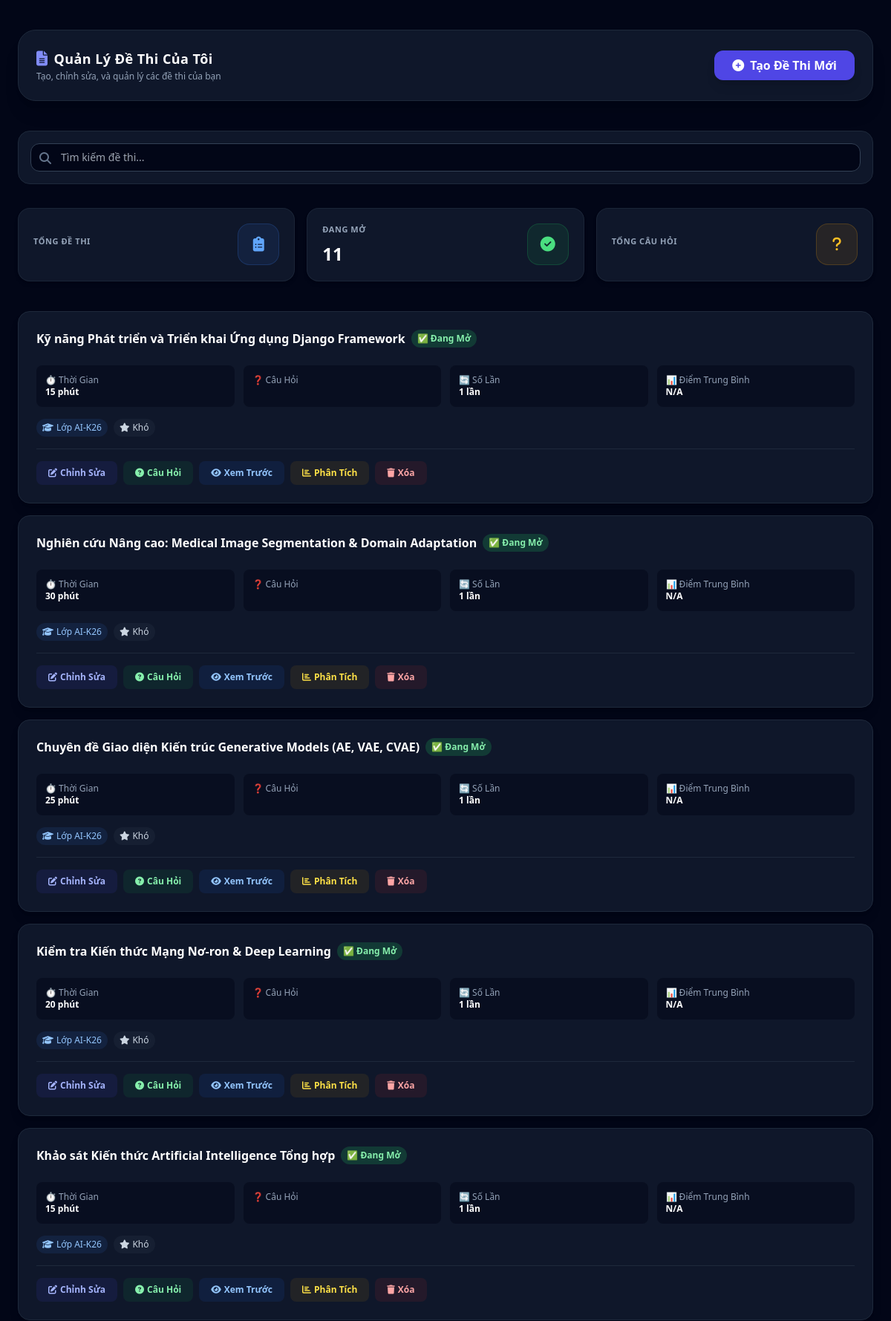
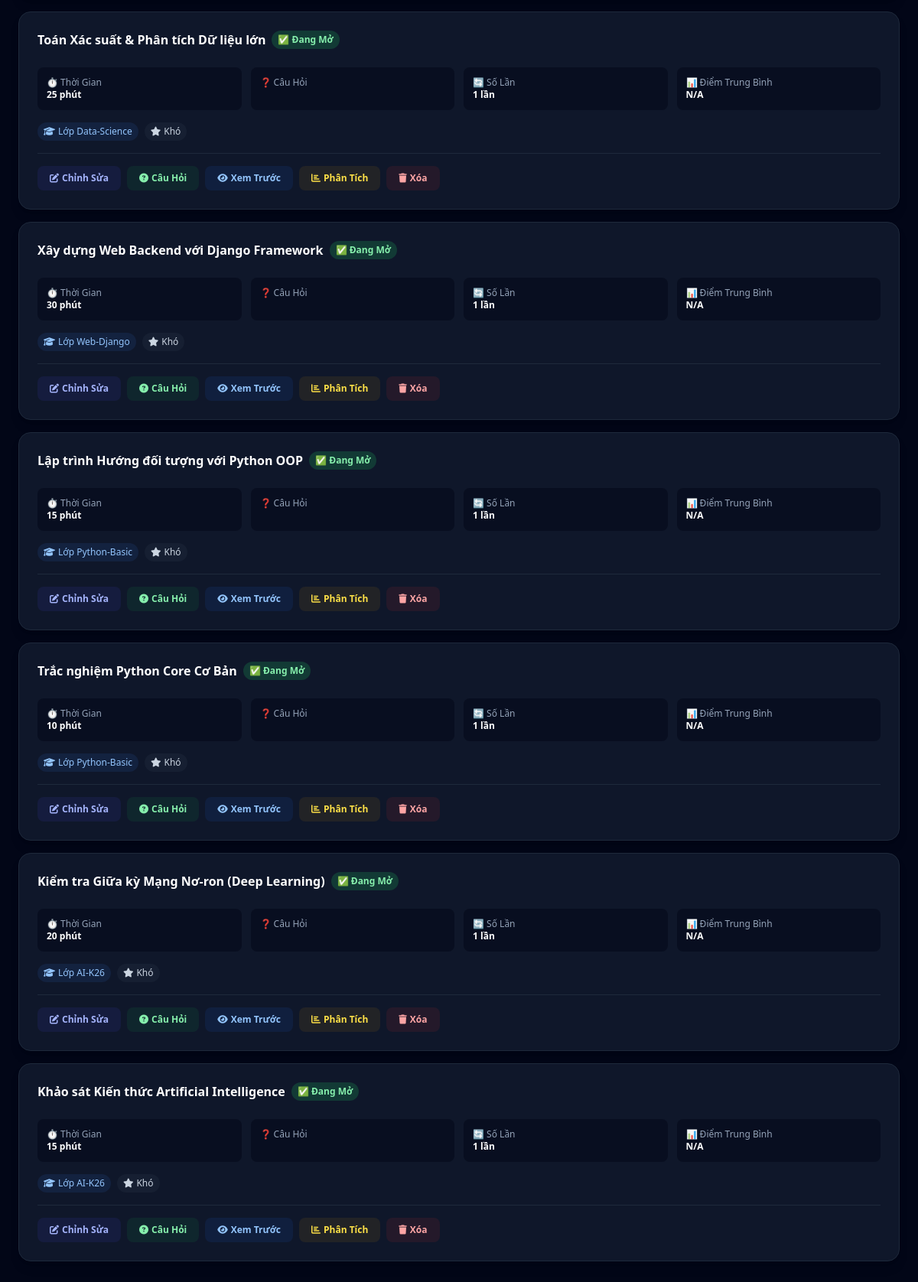
Page /teacher/exams/ (signed in) on the earlier database version (2 pictures, top to bottom).
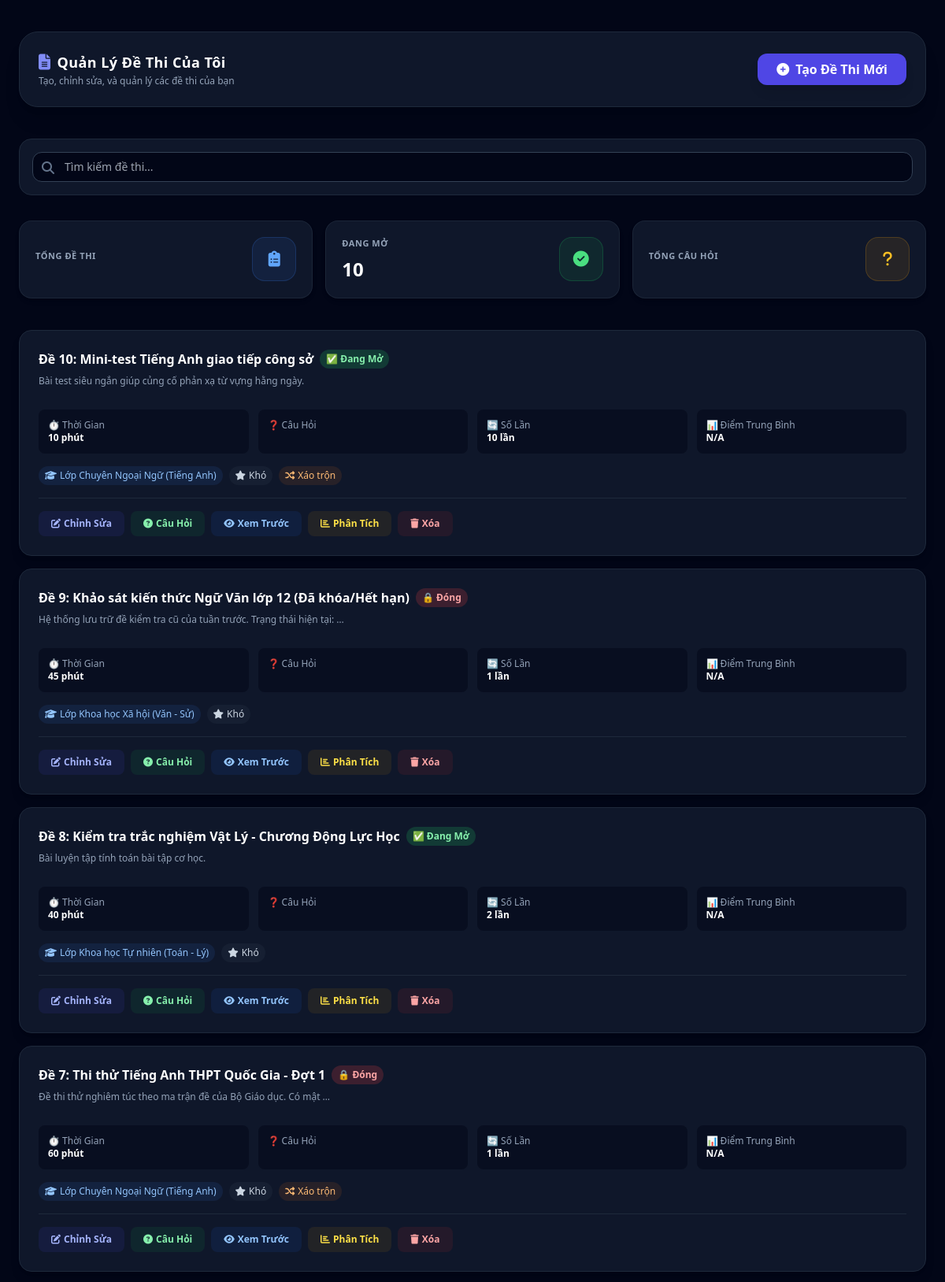
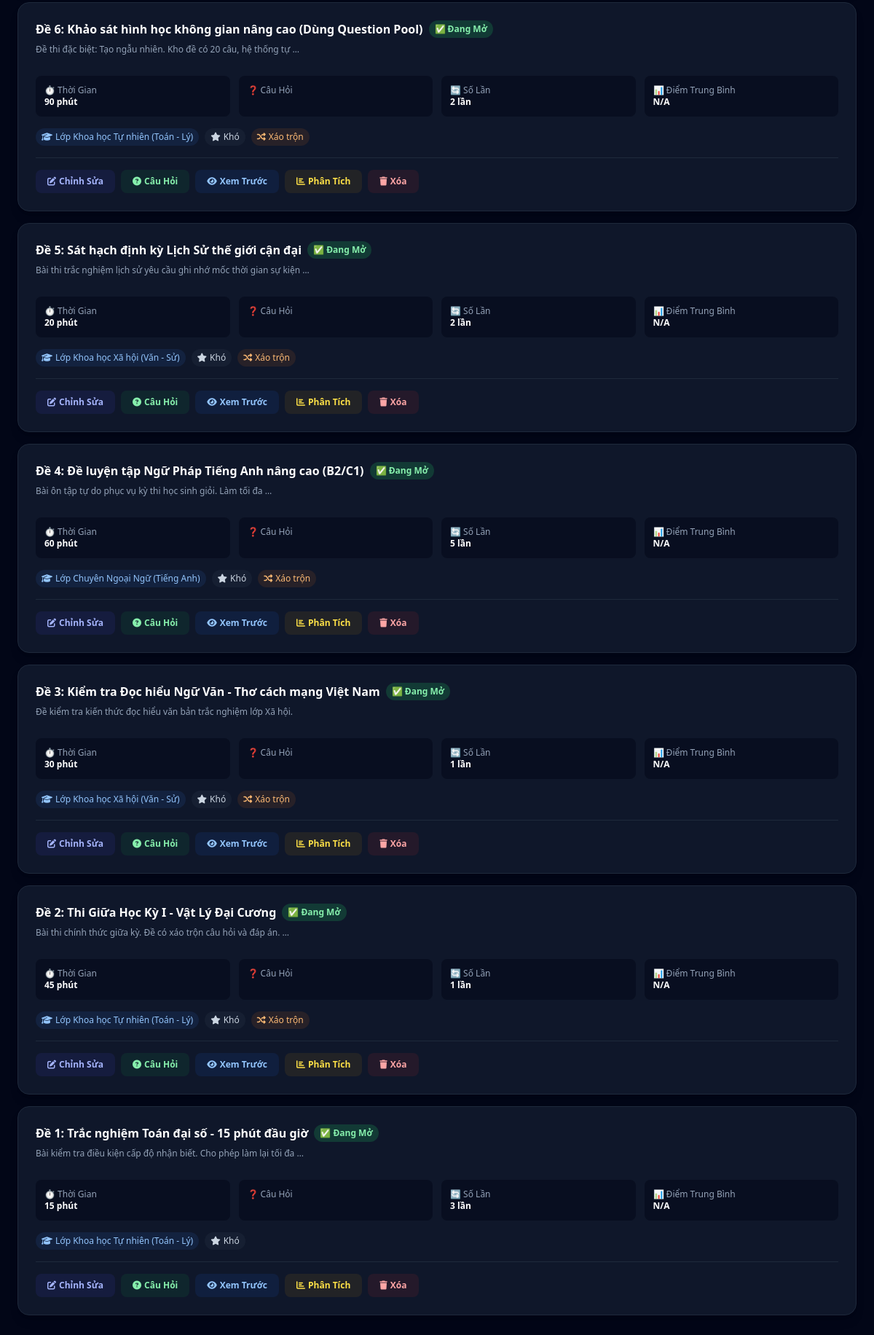
Same page on the later database version (2 pictures, top to bottom).
### quiz/models.py (models this page shows, shortened)
class Exam(models.Model):
    title = models.CharField(max_length=200, verbose_name="Tên đề thi")
    duration = models.IntegerField(verbose_name="Thời gian (phút)")
    classroom = models.ForeignKey(
        Classroom,
        on_delete=models.SET_NULL, \
        null=True, \
        blank=True, \
        related_name="exams", \
        verbose_name="Dành cho lớp"
    )
    teacher = models.ForeignKey(User, on_delete=models.SET_NULL, null=True, blank=True, related_name="created_exams", verbose_name="Giáo viên")
    created_at = models.DateTimeField(auto_now_add=True, verbose_name="Ngày tạo", null=True, blank=True)
    start_date = models.DateTimeField(null=True, blank=True, verbose_name="Bắt đầu vào", help_text="Để trống = mở ngay lập tức")
    end_date = models.DateTimeField(null=True, blank=True, verbose_name="Kết thúc lúc", help_text="Để trống = không có deadline")
    description = models.TextField(blank=True, null=True, verbose_name="Mô tả đề thi")
    show_timer = models.BooleanField(default=True, verbose_name="Hiển thị bộ đếm thời gian")
    time_warning_minutes = models.PositiveIntegerField(
        default=5,
        validators=[MinValueValidator(1), MaxValueValidator(60)],
        verbose_name="Cảnh báo thời gian còn lại (phút)"
    )
    passing_percentage = models.PositiveIntegerField(
        default=50,
        validators=[MinValueValidator(0), MaxValueValidator(100)],
        verbose_name="Phần trăm đạt yêu cầu (%)",
        help_text="Học sinh cần bao nhiêu % để đạt điểm qua"
    )
    show_score = models.BooleanField(default=True, verbose_name="Hiển thị điểm số cho học sinh")
    show_correct_answers = models.BooleanField(default=True, verbose_name="Hiển thị đáp án đúng sau khi nộp")
    allow_review = models.BooleanField(
        default=True,
        verbose_name="Cho phép học sinh xem lại bài làm sau nộp"
    )
    randomize_questions = models.BooleanField(default=False, verbose_name="Xáo trộn câu hỏi")
    randomize_options = models.BooleanField(default=False, verbose_name="Xáo trộn các lựa chọn đáp án")
    max_attempts = models.PositiveIntegerField(
        default=1,
        validators=[MinValueValidator(1), MaxValueValidator(10)],
        verbose_name="Số lượt làm bài tối đa"
    )
    password_protect = models.CharField(
        max_length=50,
        blank=True,
        null=True,
        verbose_name="Mật khẩu vào thi",
        help_text="Để trống nếu công khai"
    )
    is_published = models.BooleanField(default=True, verbose_name="Công khai đề thi ngay")
    def is_available(self):
        now = timezone.now()
        if self.start_date and now < self.start_date:
            return False, f"Đề thi chưa mở. Sẽ mở vào lúc {self.start_date.strftime('%H:%M %d/%m/%Y')}."
        if self.end_date and now > self.end_date:
            return False, f"Đề thi đã đóng vào lúc {self.end_date.strftime('%H:%M %d/%m/%Y')}."
        return True, ""

class Classroom(models.Model):
    name = models.CharField(max_length=50, unique=True, verbose_name="Tên lớp")
    students = models.ManyToManyField(User, blank=True, related_name="classrooms", verbose_name="Học sinh")

### quiz/views.py (the view)
# urls.py: path('teacher/exams/', views.teacher_exams, name='teacher_exams'),
@login_required
def teacher_exams(request):
    if not (request.user.is_staff or request.user.is_superuser):
        return HttpResponse("Bạn không có quyền.", status=403)
    exams = Exam.objects.all().order_by('-created_at')
    return render(request, 'quiz/teacher_exams.html', {'exams': exams})

### quiz/templates/quiz/teacher_exams.html (shortened to what this page needs)
<!DOCTYPE html>
<html lang="vi">
<head>
    <script src="https://cdn.tailwindcss.com"></script>
    <link rel="stylesheet" href="https://cdnjs.cloudflare.com/ajax/libs/font-awesome/6.4.0/css/all.min.css">
</head>
<body class="bg-slate-950 text-slate-100 min-h-screen font-sans antialiased py-10 px-4">
    <div class="max-w-6xl mx-auto">
        <div class="flex flex-col sm:flex-row justify-between items-start sm:items-center gap-4 bg-slate-900 border border-slate-800 rounded-3xl p-6 shadow-xl mb-10">
            <div>
                <h1 class="text-lg font-black text-white tracking-wide flex items-center gap-2">
                    <i class="fas fa-file-lines text-indigo-400 text-xl"></i>
                    Quản Lý Đề Thi Của Tôi
                </h1>
                <p class="text-xs text-slate-400 mt-0.5">Tạo, chỉnh sửa, và quản lý các đề thi của bạn</p>
            </div>
            <a href="{% url 'create_exam' %}" class="px-6 py-2 bg-indigo-600 hover:bg-indigo-700 text-white font-bold rounded-xl transition shadow-lg flex items-center gap-2">
                <i class="fas fa-plus-circle"></i>
                Tạo Đề Thi Mới
            </a>
        </div>
        <form method="GET" class="bg-slate-900 border border-slate-800 rounded-2xl p-4 mb-8">
            <div class="relative">
                <i class="fas fa-search absolute left-3 top-3 text-slate-500"></i>
                <input
                    type="text"
                    name="q"
                    value="{{ search_query }}"
                    placeholder="Tìm kiếm đề thi..."
                    class="w-full bg-slate-950 border border-slate-700 rounded-xl py-2 pl-10 pr-4 text-sm text-white focus:border-indigo-500 focus:outline-none">
            </div>
        </form>
        <div class="grid grid-cols-1 md:grid-cols-3 gap-4 mb-10">
            <div class="bg-slate-900 border border-slate-800/80 rounded-2xl p-5 shadow-md">
                <div class="flex items-center justify-between">
                    <div>
                        <p class="text-[11px] text-slate-400 uppercase tracking-wider font-bold">Tổng Đề Thi</p>
                    </div>
                    <div class="inline-flex items-center justify-center w-14 h-14 bg-blue-500/10 border border-blue-500/20 rounded-2xl">
                        <i class="fas fa-clipboard-list text-xl text-blue-400"></i>
                    </div>
                </div>
            </div>
            <div class="bg-slate-900 border border-slate-800/80 rounded-2xl p-5 shadow-md">
                <div class="flex items-center justify-between">
                    <div>
                        <p class="text-[11px] text-slate-400 uppercase tracking-wider font-bold">Đang Mở</p>
                        <p class="text-2xl font-black text-white mt-2">
                            {% with active_count=exams|length %}
                                {{ active_count }}
                            {% endwith %}
                        </p>
                    </div>
                    <div class="inline-flex items-center justify-center w-14 h-14 bg-green-500/10 border border-green-500/20 rounded-2xl">
                        <i class="fas fa-check-circle text-xl text-green-400"></i>
                    </div>
                </div>
            </div>
            <div class="bg-slate-900 border border-slate-800/80 rounded-2xl p-5 shadow-md">
                <div class="flex items-center justify-between">
                    <div>
                        <p class="text-[11px] text-slate-400 uppercase tracking-wider font-bold">Tổng Câu Hỏi</p>
                    </div>
                    <div class="inline-flex items-center justify-center w-14 h-14 bg-amber-500/10 border border-amber-500/20 rounded-2xl">
                        <i class="fas fa-question text-xl text-amber-400"></i>
                    </div>
                </div>
            </div>
        </div>
        {% if exams %}
            <div class="space-y-4">
                {% for exam in exams %}
                    {% with available=exam.is_available %}
                        <div class="bg-slate-900 border border-slate-800 rounded-2xl overflow-hidden hover:border-slate-700 transition shadow-lg">
                            <div class="p-6">
                                <div class="flex items-start justify-between mb-4">
                                    <div class="flex-1">
                                        <h3 class="text-base font-bold text-white mb-2 flex items-center gap-2">
                                            {{ exam.title }}
                                            {% if available.0 %}
                                                <span class="text-xs bg-green-500/20 text-green-300 px-2 py-1 rounded-full">✅ Đang Mở</span>
                                            {% else %}
                                                <span class="text-xs bg-red-500/20 text-red-300 px-2 py-1 rounded-full">🔒 Đóng</span>
                                            {% endif %}
                                        </h3>
                                        {% if exam.description %}
                                            <p class="text-xs text-slate-400 mb-3">{{ exam.description|truncatewords:15 }}</p>
                                        {% endif %}
                                    </div>
                                </div>
                                <div class="grid grid-cols-2 md:grid-cols-4 gap-3 mb-4 text-xs">
                                    <div class="bg-slate-950/50 rounded-lg p-3">
                                        <p class="text-slate-400">⏱️ Thời Gian</p>
                                        <p class="font-bold text-white">{{ exam.duration }} phút</p>
                                    </div>
                                    <div class="bg-slate-950/50 rounded-lg p-3">
                                        <p class="text-slate-400">❓ Câu Hỏi</p>
                                    </div>
                                    <div class="bg-slate-950/50 rounded-lg p-3">
                                        <p class="text-slate-400">🔄 Số Lần</p>
                                        <p class="font-bold text-white">
                                            {% if exam.max_attempts == 0 %}
                                                Vô hạn
                                            {% else %}
                                                {{ exam.max_attempts }} lần
                                            {% endif %}
                                        </p>
                                    </div>
                                    <div class="bg-slate-950/50 rounded-lg p-3">
                                        <p class="text-slate-400">📊 Điểm Trung Bình</p>
                                        <p class="font-bold text-white">
                                            {% if exam.avg_score %}
                                                {{ exam.avg_score|floatformat:1 }}/10
                                            {% else %}
                                                N/A
                                            {% endif %}
                                        </p>
                                    </div>
                                </div>
                                <div class="flex flex-wrap gap-2 mb-4 text-xs">
                                    {% if exam.classroom %}
                                        <span class="bg-blue-500/10 text-blue-300 px-2 py-1 rounded-full flex items-center gap-1">
                                            <i class="fas fa-graduation-cap"></i>
                                            {{ exam.classroom.name }}
                                        </span>
                                    {% else %}
                                        <span class="bg-purple-500/10 text-purple-300 px-2 py-1 rounded-full flex items-center gap-1">
                                            <i class="fas fa-globe"></i>
                                            Công khai
                                        </span>
                                    {% endif %}
                                    <span class="bg-slate-800/50 text-slate-300 px-2 py-1 rounded-full flex items-center gap-1">
                                        <i class="fas fa-star"></i>
                                        {% if exam.difficulty_level == 'easy' %}
                                            Dễ
                                        {% elif exam.difficulty_level == 'medium' %}
                                            Trung bình
                                        {% else %}
                                            Khó
                                        {% endif %}
                                    </span>
                                    {% if exam.randomize_questions or exam.randomize_options %}
                                        <span class="bg-orange-500/10 text-orange-300 px-2 py-1 rounded-full flex items-center gap-1">
                                            <i class="fas fa-shuffle"></i>
                                            Xáo trộn
                                        </span>
                                    {% endif %}
                                </div>
                                <div class="flex flex-wrap gap-2 pt-4 border-t border-slate-800">
                                    <a href="{% url 'edit_exam' exam.id %}" class="px-4 py-2 bg-indigo-600/10 hover:bg-indigo-600/20 text-indigo-300 hover:text-indigo-200 rounded-lg transition text-xs font-bold flex items-center gap-1">
                                        <i class="fas fa-edit"></i>
                                        Chỉnh Sửa
                                    </a>
                                    <a href="{% url 'edit_exam_questions' exam.id %}" class="px-4 py-2 bg-green-600/10 hover:bg-green-600/20 text-green-300 hover:text-green-200 rounded-lg transition text-xs font-bold flex items-center gap-1">
                                        <i class="fas fa-question-circle"></i>
                                        Câu Hỏi
                                    </a>
                                    <a href="{% url 'exam_preview' exam.id %}" class="px-4 py-2 bg-blue-600/10 hover:bg-blue-600/20 text-blue-300 hover:text-blue-200 rounded-lg transition text-xs font-bold flex items-center gap-1">
                                        <i class="fas fa-eye"></i>
                                        Xem Trước
                                    </a>
                                    <a href="{% url 'analytics_dashboard' %}?exam_id={{ exam.id }}" class="px-4 py-2 bg-yellow-600/10 hover:bg-yellow-600/20 text-yellow-300 hover:text-yellow-200 rounded-lg transition text-xs font-bold flex items-center gap-1">
                                        <i class="fas fa-chart-bar"></i>
                                        Phân Tích
                                    </a>
                                    <form method="post" action="{% url 'delete_exam' exam.id %}" class="inline" onsubmit="return confirm('Bạn chắc chắn muốn xóa đề thi này và tất cả dữ liệu liên quan?');">
                                        <button type="submit" class="px-4 py-2 bg-red-600/10 hover:bg-red-600/20 text-red-300 hover:text-red-200 rounded-lg transition text-xs font-bold flex items-center gap-1">
                                            <i class="fas fa-trash"></i>
                                            Xóa
                                        </button>
                                    </form>
                                </div>
                            </div>
                        </div>
                    {% endwith %}
                {% endfor %}
            </div>
        {% endif %}
    </div>
</body>
</html>

Differences in the rows shown:
removed Exam: title "Kỹ năng Phát triển và Triển khai Ứng dụng Django Framework", shows "✅ Đang Mở", duration "15", max_attempts "1", classroom.name "Lớp AI-K26"
removed Exam: title "Nghiên cứu Nâng cao: Medical Image Segmentation & Domain Adaptation", shows "✅ Đang Mở", duration "30", max_attempts "1", classroom.name "Lớp AI-K26"
removed Exam: title "Chuyên đề Giao diện Kiến trúc Generative Models (AE, VAE, CVAE)", shows "✅ Đang Mở", duration "25", max_attempts "1", classroom.name "Lớp AI-K26"
removed Exam: title "Kiểm tra Kiến thức Mạng Nơ-ron & Deep Learning", shows "✅ Đang Mở", duration "20", max_attempts "1", classroom.name "Lớp AI-K26"
removed Exam: title "Khảo sát Kiến thức Artificial Intelligence Tổng hợp", shows "✅ Đang Mở", duration "15", max_attempts "1", classroom.name "Lớp AI-K26"
removed Exam: title "Toán Xác suất & Phân tích Dữ liệu lớn", shows "✅ Đang Mở", duration "25", max_attempts "1", classroom.name "Lớp Data-Science"
removed Exam: title "Xây dựng Web Backend với Django Framework", shows "✅ Đang Mở", duration "30", max_attempts "1", classroom.name "Lớp Web-Django"
removed Exam: title "Lập trình Hướng đối tượng với Python OOP", shows "✅ Đang Mở", duration "15", max_attempts "1", classroom.name "Lớp Python-Basic"
removed Exam: title "Trắc nghiệm Python Core Cơ Bản", shows "✅ Đang Mở", duration "10", max_attempts "1", classroom.name "Lớp Python-Basic"
removed Exam: title "Kiểm tra Giữa kỳ Mạng Nơ-ron (Deep Learning)", shows "✅ Đang Mở", duration "20", max_attempts "1", classroom.name "Lớp AI-K26"
removed Exam: title "Khảo sát Kiến thức Artificial Intelligence", shows "✅ Đang Mở", duration "15", max_attempts "1", classroom.name "Lớp AI-K26"
added Exam: title "Đề 10: Mini-test Tiếng Anh giao tiếp công sở", shows "✅ Đang Mở", description "Bài test siêu ngắn giúp củng cố phản xạ từ vựng hằng ngày.", duration "10", max_attempts "10", classroom.name "Lớp Chuyên Ngoại Ngữ (Tiếng Anh)", randomize_questions True (drawn)
added Exam: title "Đề 9: Khảo sát kiến thức Ngữ Văn lớp 12 (Đã khóa/Hết hạn)", shows "🔒 Đóng", description "Hệ thống lưu trữ đề kiểm tra cũ của tuần trước. Trạng thái hiện tại: …", duration "45", max_attempts "1", classroom.name "Lớp Khoa học Xã hội (Văn - Sử)"
added Exam: title "Đề 8: Kiểm tra trắc nghiệm Vật Lý - Chương Động Lực Học", shows "✅ Đang Mở", description "Bài luyện tập tính toán bài tập cơ học.", duration "40", max_attempts "2", classroom.name "Lớp Khoa học Tự nhiên (Toán - Lý)"
added Exam: title "Đề 7: Thi thử Tiếng Anh THPT Quốc Gia - Đợt 1", shows "🔒 Đóng", description "Đề thi thử nghiêm túc theo ma trận đề của Bộ Giáo dục. Có mật …", duration "60", max_attempts "1", classroom.name "Lớp Chuyên Ngoại Ngữ (Tiếng Anh)", randomize_questions True (drawn)
added Exam: title "Đề 6: Khảo sát hình học không gian nâng cao (Dùng Question Pool)", shows "✅ Đang Mở", description "Đề thi đặc biệt: Tạo ngẫu nhiên. Kho đề có 20 câu, hệ thống tự …", duration "90", max_attempts "2", classroom.name "Lớp Khoa học Tự nhiên (Toán - Lý)", randomize_questions True (drawn)
added Exam: title "Đề 5: Sát hạch định kỳ Lịch Sử thế giới cận đại", shows "✅ Đang Mở", description "Bài thi trắc nghiệm lịch sử yêu cầu ghi nhớ mốc thời gian sự kiện …", duration "20", max_attempts "2", classroom.name "Lớp Khoa học Xã hội (Văn - Sử)", randomize_questions True (drawn)
added Exam: title "Đề 4: Đề luyện tập Ngữ Pháp Tiếng Anh nâng cao (B2/C1)", shows "✅ Đang Mở", description "Bài ôn tập tự do phục vụ kỳ thi học sinh giỏi. Làm tối đa …", duration "60", max_attempts "5", classroom.name "Lớp Chuyên Ngoại Ngữ (Tiếng Anh)", randomize_questions True (drawn)
added Exam: title "Đề 3: Kiểm tra Đọc hiểu Ngữ Văn - Thơ cách mạng Việt Nam", shows "✅ Đang Mở", description "Đề kiểm tra kiến thức đọc hiểu văn bản trắc nghiệm lớp Xã hội.", duration "30", max_attempts "1", classroom.name "Lớp Khoa học Xã hội (Văn - Sử)", randomize_questions False (drawn)
added Exam: title "Đề 2: Thi Giữa Học Kỳ I - Vật Lý Đại Cương", shows "✅ Đang Mở", description "Bài thi chính thức giữa kỳ. Đề có xáo trộn câu hỏi và đáp án. …", duration "45", max_attempts "1", classroom.name "Lớp Khoa học Tự nhiên (Toán - Lý)", randomize_questions True (drawn)
added Exam: title "Đề 1: Trắc nghiệm Toán đại số - 15 phút đầu giờ", shows "✅ Đang Mở", description "Bài kiểm tra điều kiện cấp độ nhận biết. Cho phép làm lại tối đa …", duration "15", max_attempts "3", classroom.name "Lớp Khoa học Tự nhiên (Toán - Lý)"
Other differences:
{{ active_count }}: "11" → "10"
